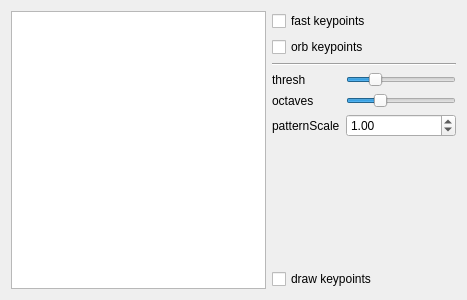
<?xml version="1.0" encoding="UTF-8"?>
<ui version="4.0">
 <class>DialogBRISK</class>
 <widget class="QDialog" name="DialogBRISK">
  <property name="geometry">
   <rect>
    <x>0</x>
    <y>0</y>
    <width>467</width>
    <height>300</height>
   </rect>
  </property>
  <property name="windowTitle">
   <string>Dialog</string>
  </property>
  <layout class="QGridLayout" name="gridLayout">
   <item row="1" column="1" colspan="2">
    <widget class="QCheckBox" name="cBORBKeyPoints">
     <property name="text">
      <string>orb keypoints</string>
     </property>
    </widget>
   </item>
   <item row="2" column="1" colspan="2">
    <widget class="Line" name="line">
     <property name="orientation">
      <enum>Qt::Horizontal</enum>
     </property>
    </widget>
   </item>
   <item row="3" column="1">
    <widget class="QLabel" name="label">
     <property name="text">
      <string>thresh</string>
     </property>
    </widget>
   </item>
   <item row="3" column="2">
    <widget class="QSlider" name="sliderThresh">
     <property name="maximum">
      <number>128</number>
     </property>
     <property name="value">
      <number>30</number>
     </property>
     <property name="orientation">
      <enum>Qt::Horizontal</enum>
     </property>
    </widget>
   </item>
   <item row="4" column="1">
    <widget class="QLabel" name="label_2">
     <property name="text">
      <string>octaves</string>
     </property>
    </widget>
   </item>
   <item row="4" column="2">
    <widget class="QSlider" name="sliderOctaves">
     <property name="minimum">
      <number>1</number>
     </property>
     <property name="maximum">
      <number>8</number>
     </property>
     <property name="sliderPosition">
      <number>3</number>
     </property>
     <property name="orientation">
      <enum>Qt::Horizontal</enum>
     </property>
    </widget>
   </item>
   <item row="7" column="1" colspan="2">
    <widget class="QCheckBox" name="cBDrawKeyPoints">
     <property name="text">
      <string>draw keypoints</string>
     </property>
    </widget>
   </item>
   <item row="5" column="1">
    <widget class="QLabel" name="label_3">
     <property name="text">
      <string>patternScale</string>
     </property>
    </widget>
   </item>
   <item row="5" column="2">
    <widget class="QDoubleSpinBox" name="sBPatternScale">
     <property name="maximum">
      <double>10.000000000000000</double>
     </property>
     <property name="value">
      <double>1.000000000000000</double>
     </property>
    </widget>
   </item>
   <item row="6" column="1" colspan="2">
    <spacer name="verticalSpacer">
     <property name="orientation">
      <enum>Qt::Vertical</enum>
     </property>
     <property name="sizeHint" stdset="0">
      <size>
       <width>184</width>
       <height>182</height>
      </size>
     </property>
    </spacer>
   </item>
   <item row="0" column="1" colspan="2">
    <widget class="QCheckBox" name="cBFASTKeyPoints">
     <property name="text">
      <string>fast keypoints</string>
     </property>
    </widget>
   </item>
   <item row="0" column="0" rowspan="8">
    <widget class="QTableView" name="tableView"/>
   </item>
  </layout>
 </widget>
 <resources/>
 <connections/>
</ui>
